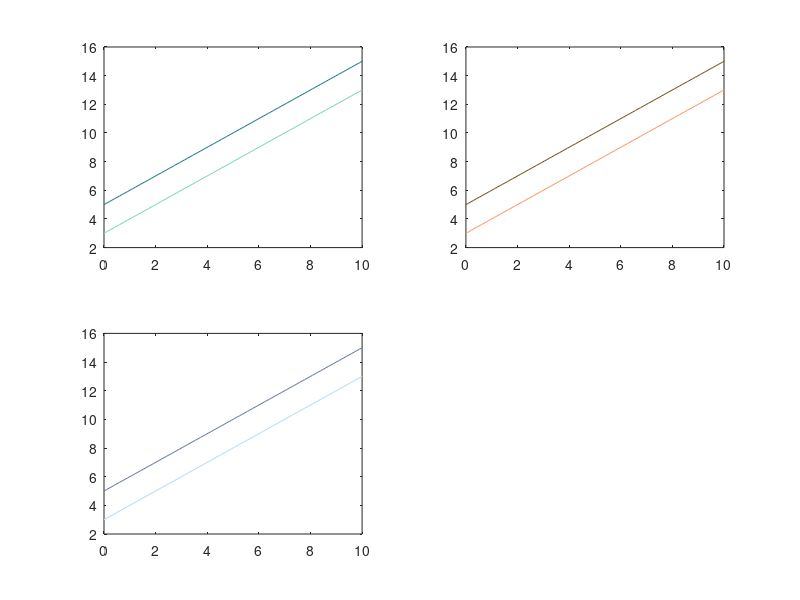

MATLAB code for this plot:
clear,clc

dark_green = [30,120,130]/255;
dark_orange = [112,81,28]/255;
dark_purple = [101,120,163]/255;

light_green = [122,214,185]/255;
light_orange = [252,151,98]/255;
light_purple = [181,220,243]/255;

x = linspace(0,10);
y1 = 3+x;
y2 = 5+x; 


subplot(2,2,1)
plot(x,y1, 'color',light_green)
hold on
plot(x,y2, 'color',dark_green)
hold on

subplot(2,2,2)
plot(x,y1, 'color',light_orange)
hold on
plot(x,y2, 'color',dark_orange)
hold on

subplot(2,2,3)
plot(x,y1, 'color',light_purple)
hold on
plot(x,y2, 'color',dark_purple)
hold on


